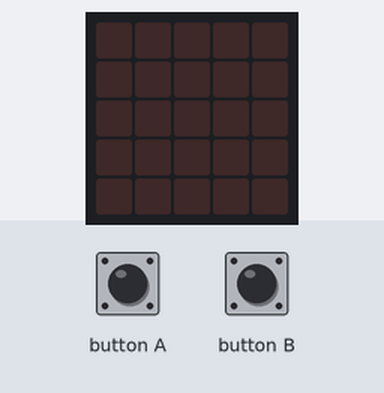
The program below on a simulated BBC micro:bit (MakeCode). On the bench: the board's 5×5 LED display. The inputs (shaded band) are chosen by the test bench.

Above: at 1.2 s.
1.3 s: button A pressed for 0.15 s
At 1.8 s:
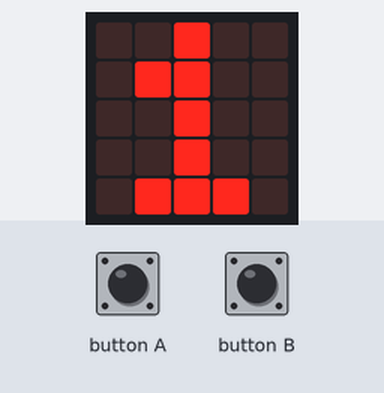
2.9 s: button B pressed for 0.15 s
At 4.2 s:
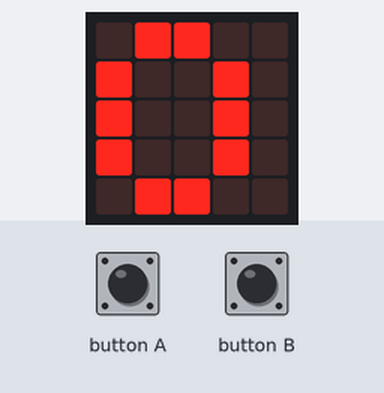
Timing chart, 0 to 5.9 s (numbered marks = the images above; inputs shaded):
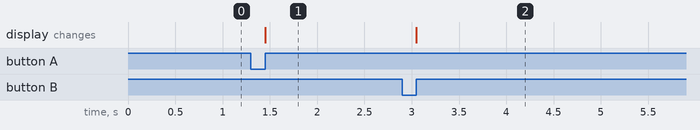

The program:

main.ts
```typescript
// (licence header left out)
basic.clearScreen()

// variables
let numberOfCookiesPressed: number
numberOfCookiesPressed = numberOfCookiesPressed + 1

// on "A" button pressed

numberOfCookiesPressed = 0

input.onButtonPressed(Button.A, function () {
  numberOfCookiesPressed = numberOfCookiesPressed + 1
  basic.showNumber(numberOfCookiesPressed)
})

// on "B" button pressed

input.onButtonPressed(Button.B, function () {
  numberOfCookiesPressed = 0
  basic.showNumber(numberOfCookiesPressed)
})
```

Measured:
- after the input at 1.3 s, the display: changes after 0.15 s (image 1)
- after the input at 2.9 s, the display: changes after 0.15 s (image 2)
